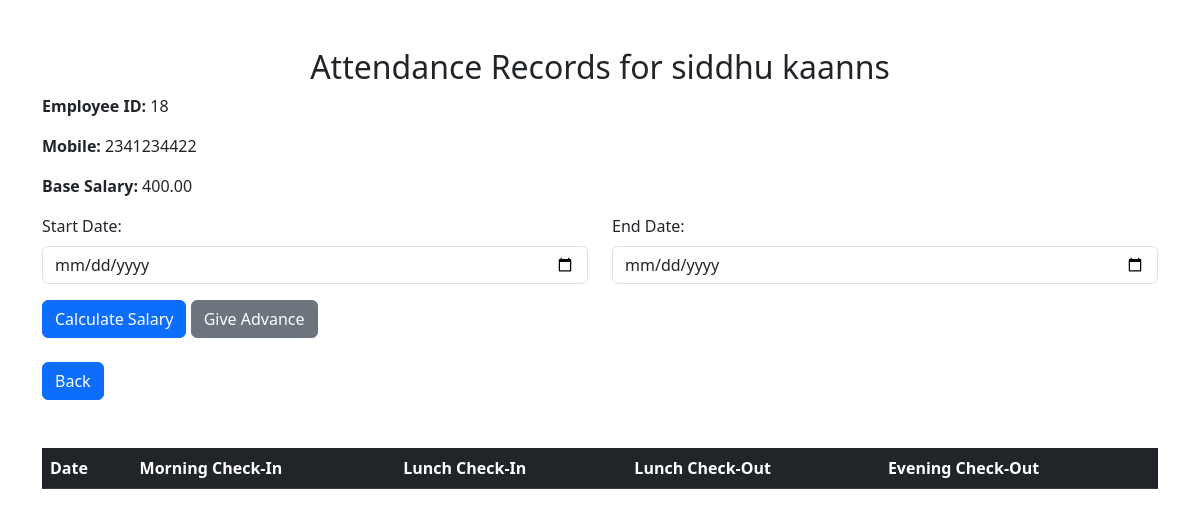
The app's page /view/18/ (signed in) with its own data.
### emp/models.py (models this page shows, shortened)
class Employee(models.Model):
    GENDER_CHOICES = [
        ('M', 'Male'),
        ('F', 'Female'),
    ]
    first_name = models.CharField(max_length=100)
    last_name = models.CharField(max_length=100)
    address = models.TextField()
    gender = models.CharField(max_length=1, choices=GENDER_CHOICES)
    mobile = models.CharField(max_length=15, unique=True)
    base_salary = models.DecimalField(max_digits=10, decimal_places=2)
    qr_code = models.ImageField(upload_to='qr_codes/', blank=True)

### emp/views.py (the view)
# urls.py: path('view/<int:employee_id>/', views.view_employee_attendance, name='view_employee_attendance'),
def view_employee_attendance(request, employee_id):
    if not request.user.is_authenticated:
        return redirect("admin_login")
    employee = get_object_or_404(Employee, id=employee_id)
    return render(request, 'view_employee_attendance.html', {'employee': employee})

### emp/templates/view_employee_attendance.html (shortened to what this page needs)
<!DOCTYPE html>
<html lang="en">
<head>
    <link rel="stylesheet" href="https://cdn.jsdelivr.net/npm/bootstrap@5.3.0/dist/css/bootstrap.min.css">
</head>
<body>
    <div class="container mt-5">
        <h2 class="text-center">Attendance Records for {{ employee.first_name }} {{ employee.last_name }}</h2>
        <p><strong>Employee ID:</strong> {{ employee.id }}</p>
        <p><strong>Mobile:</strong> {{ employee.mobile }}</p>
        <p><strong>Base Salary:</strong> {{ employee.base_salary }}</p>
        <form method="POST" id="salaryForm">
            <div class="row mb-3">
                <div class="col-md-6">
                    <label for="start_date" class="form-label">Start Date:</label>
                    <input type="date" id="start_date" name="start_date" class="form-control" required>
                </div>
                <div class="col-md-6">
                    <label for="end_date" class="form-label">End Date:</label>
                    <input type="date" id="end_date" name="end_date" class="form-control" required>
                </div>
            </div>
            <button type="button" class="btn btn-primary" onclick="calculateSalary()">Calculate Salary</button>
            <button type="button" class="btn btn-secondary" onclick="giveAdvance()">Give Advance</button>
        </form>
        <div class="mt-4">
            <a href="{% url 'all_employees' %}" class="btn btn-primary">Back</a>
        </div>
        <div class="mt-5">
            <table class="table mt-4">
                <thead class="table-dark">
                    <tr>
                        <th>Date</th>
                        <th>Morning Check-In</th>
                        <th>Lunch Check-In</th>
                        <th>Lunch Check-Out</th>
                        <th>Evening Check-Out</th>
                    </tr>
                </thead>
            </table>
        </div>
    </div>
</body>
</html>

### records on screen
Employee: first_name "siddhu", last_name "kaanns", id "18", mobile "2341234422", base_salary "400.00"
